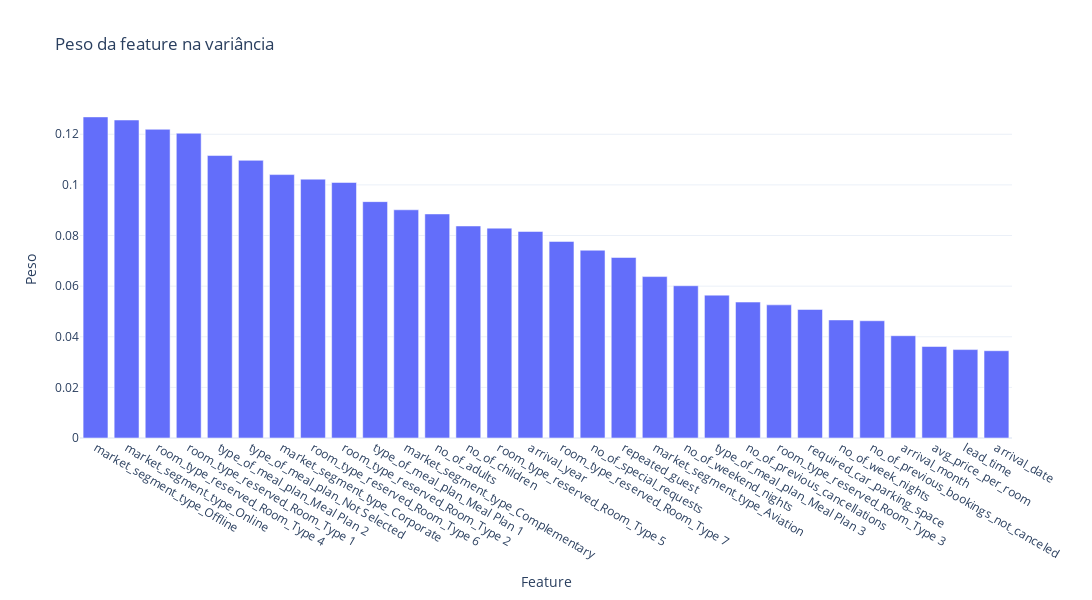

Notebook code for this chart:
### Code cell
fig=go.Figure()
fig.add_trace(
    go.Bar(
        x=pca_best_components.index,
        y = pca_best_components['mean_weight']
    )
)

fig.update_layout(title='Peso da feature na variância',
                  xaxis_title='Feature',
                  yaxis_title='Peso',
                  template='plotly_white',
                  width = 1300, 
                  height = 600,
                  legend=dict(orientation="h"),)

### Figure 1 — Plotly figure (JSON) as saved in the notebook; plotly's stock layout.template omitted (floating-point values rounded to 4 significant figures)
{"data": [{"type": "bar", "x": ["market_segment_type_Offline", "market_segment_type_Online", "room_type_reserved_Room_Type 4", "room_type_reserved_Room_Type 1", "type_of_meal_plan_Meal Plan 2", "type_of_meal_plan_Not Selected", "market_segment_type_Corporate", "room_type_reserved_Room_Type 6", "room_type_reserved_Room_Type 2", "type_of_meal_plan_Meal Plan 1", "market_segment_type_Complementary", "no_of_adults", "no_of_children", "room_type_reserved_Room_Type 5", "arrival_year", "room_type_reserved_Room_Type 7", "no_of_special_requests", "repeated_guest", "market_segment_type_Aviation", "no_of_weekend_nights", "type_of_meal_plan_Meal Plan 3", "no_of_previous_cancellations", "room_type_reserved_Room_Type 3", "required_car_parking_space", "no_of_week_nights", "no_of_previous_bookings_not_canceled", "arrival_month", "avg_price_per_room", "lead_time", "arrival_date"], "y": [0.1269, 0.1256, 0.122, 0.1204, 0.1116, 0.1097, 0.1041, 0.1023, 0.101, 0.09338, 0.09016, 0.08852, 0.08377, 0.08291, 0.08159, 0.07766, 0.07419, 0.07132, 0.06377, 0.06015, 0.05644, 0.05371, 0.0526, 0.05078, 0.04664, 0.04632, 0.04041, 0.03615, 0.03493, 0.03448]}], "layout": {"height": 600, "legend": {"orientation": "h"}, "title": {"text": "Peso da feature na variância"}, "width": 1300, "xaxis": {"title": {"text": "Feature"}}, "yaxis": {"title": {"text": "Peso"}}}}
